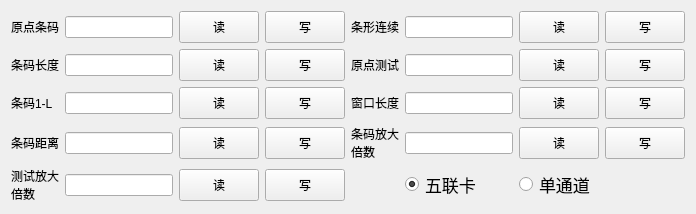
     <widget class="QWidget" name="tab_4">
      <attribute name="title">
       <string>条码/测试参数</string>
      </attribute>
      <layout class="QGridLayout" name="gridLayout_6">
       <item row="0" column="0">
        <widget class="QLabel" name="label_45">
         <property name="text">
          <string>原点条码</string>
         </property>
        </widget>
       </item>
       <item row="0" column="1">
        <widget class="QLineEdit" name="lineEdit_std_yuandiantiaoma">
         <property name="focusPolicy">
          <enum>Qt::ClickFocus</enum>
         </property>
        </widget>
       </item>
       <item row="0" column="2">
        <widget class="QPushButton" name="pushButton_read_yuandiantiaoma">
         <property name="minimumSize">
          <size>
           <width>54</width>
           <height>32</height>
          </size>
         </property>
         <property name="text">
          <string>读</string>
         </property>
        </widget>
       </item>
       <item row="0" column="3">
        <widget class="QPushButton" name="pushButton_write_yuandiantiaoma">
         <property name="minimumSize">
          <size>
           <width>54</width>
           <height>32</height>
          </size>
         </property>
         <property name="text">
          <string>写</string>
         </property>
        </widget>
       </item>
       <item row="0" column="4">
        <widget class="QLabel" name="label_52">
         <property name="text">
          <string>条形连续</string>
         </property>
        </widget>
       </item>
       <item row="1" column="1">
        <widget class="QLineEdit" name="lineEdit_std_tiaomachangdu">
         <property name="focusPolicy">
          <enum>Qt::ClickFocus</enum>
         </property>
        </widget>
       </item>
       <item row="0" column="5">
        <widget class="QLineEdit" name="lineEdit_std_tiaoxinglianxu">
         <property name="focusPolicy">
          <enum>Qt::ClickFocus</enum>
         </property>
        </widget>
       </item>
       <item row="0" column="6">
        <widget class="QPushButton" name="pushButton_read_tiaoxinglianxu">
         <property name="minimumSize">
          <size>
           <width>54</width>
           <height>32</height>
          </size>
         </property>
         <property name="text">
          <string>读</string>
         </property>
        </widget>
       </item>
       <item row="0" column="7">
        <widget class="QPushButton" name="pushButton_write_tiaoxinglianxu">
         <property name="minimumSize">
          <size>
           <width>54</width>
           <height>32</height>
          </size>
         </property>
         <property name="text">
          <string>写</string>
         </property>
        </widget>
       </item>
       <item row="1" column="0">
        <widget class="QLabel" name="label_49">
         <property name="text">
          <string>条码长度</string>
         </property>
        </widget>
       </item>
       <item row="1" column="5">
        <widget class="QLineEdit" name="lineEdit_std_yuandianceshi">
         <property name="focusPolicy">
          <enum>Qt::ClickFocus</enum>
         </property>
        </widget>
       </item>
       <item row="1" column="2">
        <widget class="QPushButton" name="pushButton_read_tiaomachangdu">
         <property name="minimumSize">
          <size>
           <width>54</width>
           <height>32</height>
          </size>
         </property>
         <property name="text">
          <string>读</string>
         </property>
        </widget>
       </item>
       <item row="1" column="3">
        <widget class="QPushButton" name="pushButton_write_tiaomachangdu">
         <property name="minimumSize">
          <size>
           <width>54</width>
           <height>32</height>
          </size>
         </property>
         <property name="text">
          <string>写</string>
         </property>
        </widget>
       </item>
       <item row="2" column="1">
        <widget class="QLineEdit" name="lineEdit_std_tiaomalist">
         <property name="focusPolicy">
          <enum>Qt::ClickFocus</enum>
         </property>
        </widget>
       </item>
       <item row="1" column="4">
        <widget class="QLabel" name="label_53">
         <property name="text">
          <string>原点测试</string>
         </property>
        </widget>
       </item>
       <item row="1" column="6">
        <widget class="QPushButton" name="pushButton_read_yuandianceshi">
         <property name="minimumSize">
          <size>
           <width>54</width>
           <height>32</height>
          </size>
         </property>
         <property name="text">
          <string>读</string>
         </property>
        </widget>
       </item>
       <item row="1" column="7">
        <widget class="QPushButton" name="pushButton_write_yuandianceshi">
         <property name="minimumSize">
          <size>
           <width>54</width>
           <height>32</height>
          </size>
         </property>
         <property name="text">
          <string>写</string>
         </property>
        </widget>
       </item>
       <item row="2" column="5">
        <widget class="QLineEdit" name="lineEdit_std_chuangkouchangdu">
         <property name="focusPolicy">
          <enum>Qt::ClickFocus</enum>
         </property>
        </widget>
       </item>
       <item row="2" column="0">
        <widget class="QLabel" name="label_50">
         <property name="text">
          <string>条码1-L</string>
         </property>
        </widget>
       </item>
       <item row="2" column="2">
        <widget class="QPushButton" name="pushButton_read_tiaomalist">
         <property name="minimumSize">
          <size>
           <width>54</width>
           <height>32</height>
          </size>
         </property>
         <property name="text">
          <string>读</string>
         </property>
        </widget>
       </item>
       <item row="2" column="3">
        <widget class="QPushButton" name="pushButton_write_tiaomalist">
         <property name="minimumSize">
          <size>
           <width>54</width>
           <height>32</height>
          </size>
         </property>
         <property name="text">
          <string>写</string>
         </property>
        </widget>
       </item>
       <item row="3" column="1">
        <widget class="QLineEdit" name="lineEdit_std_tiaomajuli">
         <property name="focusPolicy">
          <enum>Qt::ClickFocus</enum>
         </property>
        </widget>
       </item>
       <item row="2" column="4">
        <widget class="QLabel" name="label_54">
         <property name="text">
          <string>窗口长度</string>
         </property>
        </widget>
       </item>
       <item row="2" column="6">
        <widget class="QPushButton" name="pushButton_read_chuangkouchangdu">
         <property name="minimumSize">
          <size>
           <width>54</width>
           <height>32</height>
          </size>
         </property>
         <property name="text">
          <string>读</string>
         </property>
        </widget>
       </item>
       <item row="2" column="7">
        <widget class="QPushButton" name="pushButton_write_chuangkouchangdu">
         <property name="minimumSize">
          <size>
           <width>54</width>
           <height>32</height>
          </size>
         </property>
         <property name="text">
          <string>写</string>
         </property>
        </widget>
       </item>
       <item row="3" column="0">
        <widget class="QLabel" name="label_51">
         <property name="text">
          <string>条码距离</string>
         </property>
        </widget>
       </item>
       <item row="3" column="5">
        <widget class="QLineEdit" name="lineEdit_std_tiaomafangda">
         <property name="focusPolicy">
          <enum>Qt::ClickFocus</enum>
         </property>
        </widget>
       </item>
       <item row="3" column="2">
        <widget class="QPushButton" name="pushButton_read_tiaomajuli">
         <property name="minimumSize">
          <size>
           <width>54</width>
           <height>32</height>
          </size>
         </property>
         <property name="text">
          <string>读</string>
         </property>
        </widget>
       </item>
       <item row="3" column="4">
        <widget class="QLabel" name="label_48">
         <property name="text">
          <string>条码放大
倍数</string>
         </property>
        </widget>
       </item>
       <item row="3" column="3">
        <widget class="QPushButton" name="pushButton_write_tiaomajuli">
         <property name="minimumSize">
          <size>
           <width>54</width>
           <height>32</height>
          </size>
         </property>
         <property name="text">
          <string>写</string>
         </property>
        </widget>
       </item>
       <item row="5" column="0">
        <widget class="QLabel" name="label_55">
         <property name="text">
          <string>测试放大
倍数</string>
         </property>
        </widget>
       </item>
       <item row="5" column="1">
        <widget class="QLineEdit" name="lineEdit_std_ceshifangda">
         <property name="focusPolicy">
          <enum>Qt::ClickFocus</enum>
         </property>
        </widget>
       </item>
       <item row="3" column="6">
        <widget class="QPushButton" name="pushButton_pushButton_read_tiaomafangda">
         <property name="minimumSize">
          <size>
           <width>54</width>
           <height>32</height>
          </size>
         </property>
         <property name="text">
          <string>读</string>
         </property>
        </widget>
       </item>
       <item row="3" column="7">
        <widget class="QPushButton" name="pushButton_write_tiaomafangda">
         <property name="minimumSize">
          <size>
           <width>54</width>
           <height>32</height>
          </size>
         </property>
         <property name="text">
          <string>写</string>
         </property>
        </widget>
       </item>
       <item row="5" column="2">
        <widget class="QPushButton" name="pushButton_read_ceshifangda">
         <property name="minimumSize">
          <size>
           <width>54</width>
           <height>32</height>
          </size>
         </property>
         <property name="text">
          <string>读</string>
         </property>
        </widget>
       </item>
       <item row="5" column="3">
        <widget class="QPushButton" name="pushButton_write_ceshifangda">
         <property name="minimumSize">
          <size>
           <width>54</width>
           <height>32</height>
          </size>
         </property>
         <property name="text">
          <string>写</string>
         </property>
        </widget>
       </item>
       <item row="5" column="5">
        <widget class="QRadioButton" name="radioButton_3">
         <property name="font">
          <font>
           <pointsize>13</pointsize>
          </font>
         </property>
         <property name="text">
          <string>五联卡</string>
         </property>
         <property name="checked">
          <bool>true</bool>
         </property>
        </widget>
       </item>
       <item row="5" column="6">
        <widget class="QRadioButton" name="radioButton_4">
         <property name="font">
          <font>
           <pointsize>13</pointsize>
          </font>
         </property>
         <property name="text">
          <string>单通道</string>
         </property>
        </widget>
       </item>
      </layout>
     </widget>
